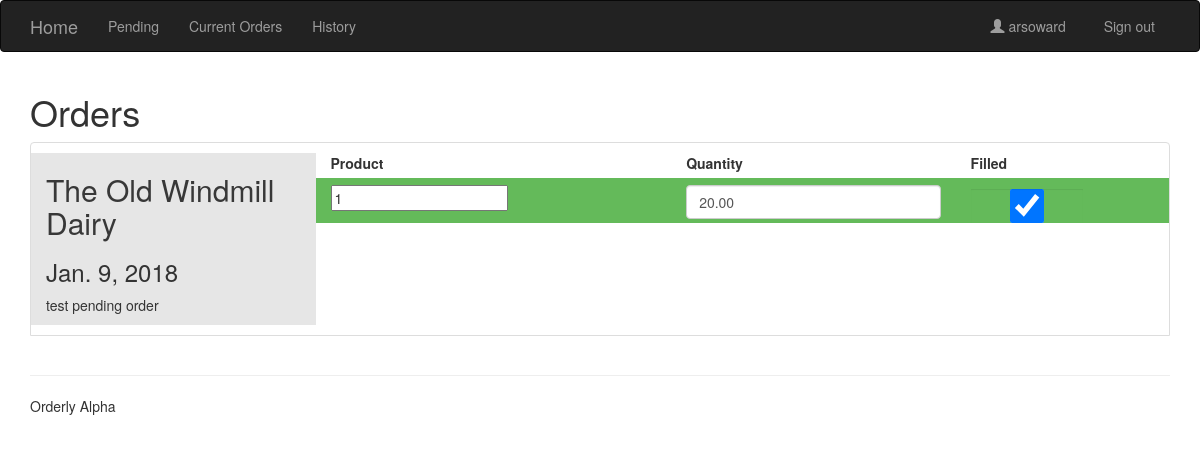
Screenshot of /orders/ (signed in) with the database file from the repository.
### orders/models.py (models this page shows, shortened)
class Business(models.Model):
  business_name = models.CharField(max_length=60)
  contact_name = models.CharField(max_length=60)
  website = models.URLField(max_length=200, blank=True)
  email = models.EmailField(max_length=254, blank=True)
  phone = models.CharField(max_length=15, blank=True)
  address = models.CharField(max_length=260, blank=True)
  tagline = models.CharField(max_length=150, blank=True) #describe your business in 150 characters or less!
  about = models.TextField(max_length=600, null=True, default=None)
  account = models.OneToOneField(userModels.Account, related_name='business', null=True, default=None, on_delete=models.CASCADE)
  picture = models.OneToOneField(userModels.Picture, related_name='business', blank=True, null=True, on_delete=models.CASCADE)
  class Meta:
      verbose_name_plural = "businesses"

class Order(models.Model):
  connection = models.ForeignKey(Connection, on_delete=models.CASCADE, blank=True, null=True, default=None) #set to deleted user
  ORDER_STATUS_CHOICES = (
    ('P', 'Pending'),   #user needs to approve order from email or new customer
    ('C', 'Current'),   #current orders show up in the default to-do list
    ('D', 'Delivered'), #delivered orders will be removed from to-do list, but can be searched
  )
  from_address = models.EmailField(max_length=254, blank=True, null=True, default=None)
  status = models.CharField(max_length=1, choices=ORDER_STATUS_CHOICES, default='P')
  requested_delivery = models.DateField('requested delivery date', default=(date.today() + timedelta(days=7))) # set to the future to set up recurring orders.
  notes = models.TextField(max_length=600, blank=True)

### orders/views.py (the view)
# urls.py: path('orders/', views.orderList, name='orders'),
@login_required
def orderList(request, status='C'):
  businessID = request.user.account.business.id
  rawList = list(Order.objects.filter(connection__vendor_id=businessID, status=status).order_by('requested_delivery'))
  business = get_object_or_404(Business, id=businessID)
  orderList = []
  number = 0
  if status == 'P':
    for order in rawList:
      form = OrderForm(instance=order, prefix=str(number))
      if OrderItem.objects.filter(order = order):
        formset = OrderItemModelSet(request.POST or None, prefix=str(number), queryset=OrderItem.objects.filter(order = order))
        emailOrder = False
      else:
        formset = OrderItemSet(request.POST or None, prefix=str(number))
        emailOrder = True
      number += 1
      if (request.method == 'POST'):
        if emailOrder:
          formset = OrderItemSet(request.POST, instance=order)
          formset.is_valid()
          formset.save()
        else:
          instances = formset.save()
        form.is_valid()
        order = form.save(commit=False)
        order.status = 'C'
        order.save()
        return HttpResponseRedirect(reverse('orders:pending'))
      orderList.append({'business': order.connection.customer,
                        'orderForm': form,
                        'orderItemFormset': formset,
                        'order': order,
                        'status': order.status,
                      })
    template = 'orders/pendingorderlist.html'
  else:
    for order in rawList:
      formset = OrderItemModelSet(request.POST or None, prefix=str(number), queryset=OrderItem.objects.filter(order = order))
      number += 1
      if (request.method == 'POST'):
        instances = formset.save()
        order.save()
      orderList.append({'business': order.connection.customer,
                        'orderItemFormset': formset,
                        'order': order,
                        'status': order.status,
                      })
    template = 'orders/orderlist.html'
  context = {'list': orderList, 'business': business}
  return render(request, template, context)

### orders/templates/orders/orderlist.html (shortened to what this page needs)
{% extends 'list.html' %}
{% load bootstrap3 %}
{% block title %}Orders{% endblock %}
{% block itemTitle %}
    <h2><a href="{% url 'orders:about' item.business.account.slug %}">{{ item.business.business_name }}</a></h2>
    <h3>{{item.order.requested_delivery}}</h3>
    <p>{{ item.order.notes }}</p>
{% endblock %}
{% block itemContent %}
<span>
<form action="" method="post">{% csrf_token %}
  <div class='row'>
    <div class="col-xs-12 col-md-5">
      <label>Product</label>
    </div>
    <div class="col-xs-10 col-md-4">
      <label>Quantity</label>
    </div>
    <div class="col-xs-2 col-2">
      <label>Filled</label>
    </div>
  </div>
    {% for form in item.orderItemFormset %}
    <div class="row">
      <div class="col-xs-12 col-md-5">
        {{form.product}}
      </div>
      <div class="col-xs-10 col-md-4">
        {{form.quantity}}
      </div>
      <div class="col-xs-2 col-2">
        {{form.filled}}
      </div>
    </div>
    {% endfor %}
</span>
{% endblock %}

### shared_templates/list.html (shortened to what this page needs)
{% extends 'base.html' %}
{% block content %}
  <div class="container">
    <h1>{% block title %} Orderly {% endblock %}</h1>
    <ul class="list-group">
    {% for item in list %}
    <li class="list-group-item">
      <div class="row row-eq-height {% cycle 'row1' 'row2' %}">
        <div class="col-12 col-md-3 rowTitle">
          {% block itemTitle %}{% endblock %}
        </div>
        <div class="col-12 col-md-9">
          {% block itemContent %}{% endblock %}
        </div>
      </div>
    </li>
    {% empty %}
      <div class="row row1">
        <div class="col">
          <p> Nothing to show. </p>
        </div>
      </div>
    {% endfor %}
    </ul>
  </div>
{% endblock %}

### shared_templates/base.html (shortened to what this page needs)
{% load static from staticfiles %}
{% load bootstrap3 %}
<!DOCTYPE html>
<html lang="en">
  <head>
    {% bootstrap_css %}
    <link rel="stylesheet" href="http://code.jquery.com/ui/1.8.18/themes/base/jquery-ui.css" type="text/css" media="all"/>
    <link href="{% static 'orders/css/orders.css' %}" rel="stylesheet">
  </head>
<body>
  <div class="wrapper">
    <div class="navbar navbar-inverse">
      <div class="container">
        <div class="navbar-header">
          <a class="navbar-brand" href="{% url 'users:index' %}">Home</a>
        </div>
        <div class="navbar-collapse collapse">
          <ul class="nav navbar-nav">
            <li class=""><a href="{% url 'orders:pending' %}">Pending</a></li>
            <li class=""><a href="{% url 'orders:orders' %}">Current Orders</a></li>
            <li class=""><a href="{% url 'orders:history' %}">History</a></li>
          </ul>
          {% block nav_user %}
            {% if user.is_authenticated %}
              <ul class="nav navbar-nav navbar-right">
                <li id="nav-username"><a href="{% url 'orders:index' %}">
                  <span class="glyphicon glyphicon-user"></span>  {{ user.get_username }} &nbsp; </a>
                </li>
                <li>
                  <a href="{% url 'logout' %}">Sign out</a>
                </li>
              </ul>
            {% endif %}
          {% endblock %}
        </div>
      </div>
    </div>
{% block content %}
{% endblock %}
  </div> {% comment %} wrapper ends {% endcomment %}
  <div id="page-footer">
	<div class="container">
	  <footer>
		<hr />
		<p>Orderly Alpha</p>
	  </footer>
    </div>
  </div>
</body>
</html>

### orders/static/orders/css/orders.css (style rules this page uses)
.row1 .rowTitle { background-color: rgba(124, 124, 124, 0.19); }
a { color: #383838; }
.filled { background: rgba(24, 153, 9, 0.67); }

### rows the page displays
Business: business.business_name "The Old Windmill Dairy", order.requested_delivery "Jan. 9, 2018", order.notes "test pending order", product "1", quantity "20.00"

### other values shown
{{ user.get_username }} "arsoward"
